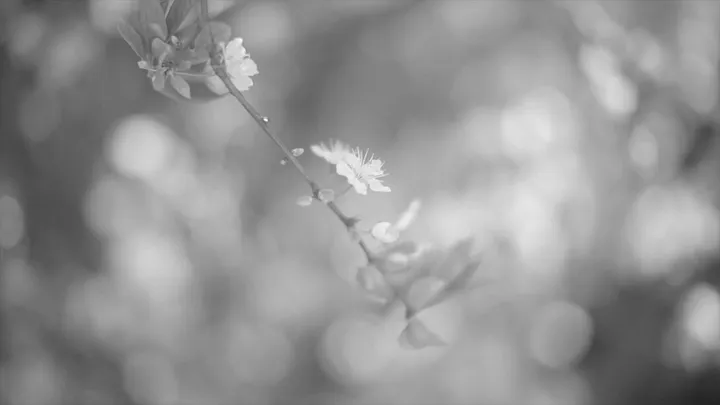
#> input picture IP/ISE/flower.webp, 720 x 405 px
$ jupyter execute Untitled.ipynb
#> lines starting #> are read from the running program, lines starting #| are printed output that depends on the picture
# Problem 1

[cell 1]
import numpy as np
import matplotlib.pyplot as plt

[cell 2]
image_path = 'flower.webp'

[cell 3]
# Load the image
img = plt.imread(image_path)
#> img is the input picture: shape (405, 720, 3); mean R, G, B 146.8, 146.7, 146.8

[cell 4]
# Convert the image to grayscale if it's in color
if len(img) == 3:
    img = np.mean(img, axis=2)

[cell 5]
# Calculate the histogram of the original image
original_hist, bins = np.histogram(img.flatten(), bins=256, range=(0, 256))
#> original_hist = 256 values, max 14880 at index 158, min 0 at index 0, mean 3417.2; bins = 257 values from 0 to 256

[cell 6]
# Calculate the cumulative distribution function (CDF)
cdf = original_hist.cumsum()
#> cdf = 256 values from 0 to 874800

[cell 7]
# Normalize the CDF ot be in the range [0, 255]
cdf_normalized = ((cdf - cdf.min()) * 255) / (cdf.max() - cdf.min())
#> cdf_normalized = 256 values from 0 to 255

[cell 8]
# Map the values in the original image to their corresponding values in the equalized image
equalized_matrix = cdf_normalized[img.astype(int)]
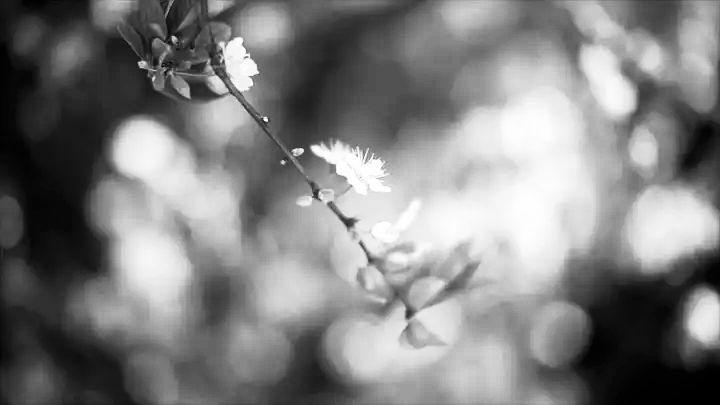
#> equalized_matrix: shape (405, 720, 3) float64; mean R, G, B 128.7, 128.7, 128.7

[cell 9]
# Convert the equalized matrix back to an image
equalized_img = equalized_matrix.astype(np.uint8)

[cell 10]
# Calculate the histogram of the equalized image
equalized_hist, _ = np.histogram(equalized_img.flatten(), bins=256, range=(0, 256))
#> equalized_hist = 256 values, max 14880 at index 154, min 0 at index 6, mean 3417.2

[cell 11]
# Calculate teh cumulative distribution function (CDF)
equalized_cdf = equalized_hist.cumsum()
#> equalized_cdf = 256 values from 3198 to 874800

[cell 12]
# Normalize the CDF to be in the range [0, 255]
equalized_cdf_normalized = ((equalized_cdf - equalized_cdf.min()) * 255) / (equalized_cdf.max() - equalized_cdf.min())
#> equalized_cdf_normalized = 256 values from 0 to 255

[cell 13]
# Plot the images
# Plot the original image and its histogram
plt.figure(figsize=(12, 6))
plt.subplot(2, 3, 1)
plt.imshow(img, cmap='gray')
plt.title('Original Image')
plt.axis('off')

plt.subplot(2, 3, 2)
plt.plot(original_hist, color='b')
plt.title('Original Histogram')

# Plot the cumulative distribution function (CDF)
plt.subplot(2, 3, 3)
plt.plot(cdf, color='r')
plt.title('CDF of Original Image')

# Plot the equalized image and its histogram
plt.subplot(2, 3, 4)
plt.imshow(equalized_img, cmap='gray')
plt.title('Equalized Image')
plt.axis('off')

plt.subplot(2, 3, 5)
plt.plot(equalized_hist, color='b')
plt.title('Equalized Histogram')

# Plot the normalized cumulative distribution function (CDF)
plt.subplot(2, 3, 6)
plt.plot(equalized_cdf_normalized, color='r')
plt.title('CDF of Equalized Image')


plt.tight_layout()
plt.show()
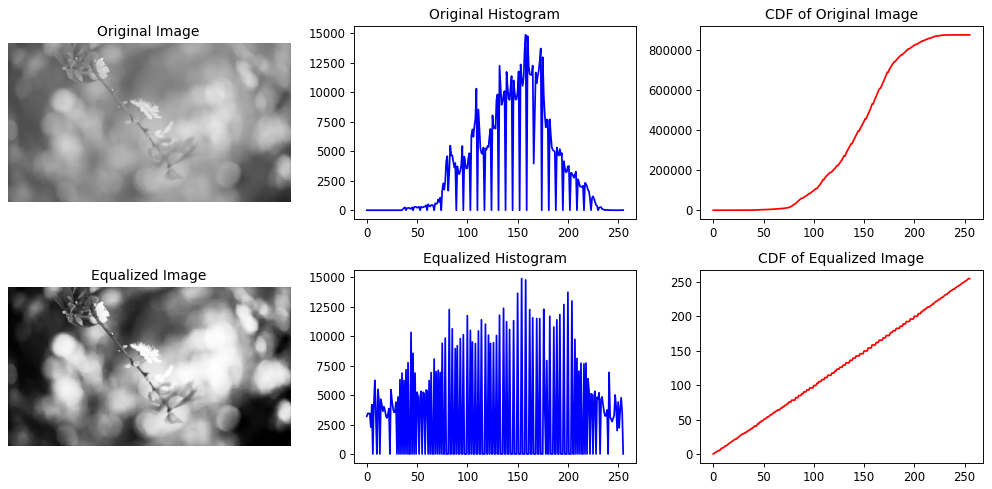
#> figure drawn by matplotlib, 6 panels; panel 2: curve peaks at x = 158, y = 14880; panel 3: curve peaks at x = 255, y = 874800; panel 5: curve peaks at x = 154, y = 14880; panel 6: curve peaks at x = 255, y = 255

# Problem 2

[cell 14]
import numpy as np
import cv2
import matplotlib.pyplot as plt

[cell 15]
image = cv2.imread('image.jpeg')
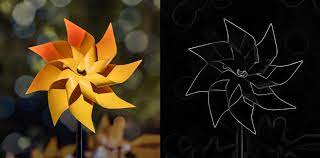
#> input picture IP/ISE/image.jpeg, 320 x 158 px
#> image is the input picture: shape (158, 320, 3); mean B, G, R 23.2, 40.9, 52.6

[cell 16]
kernel = np.array([
    [-1, -1, -1],
    [-1, 8, -1],
    [-1, -1, -1]
])

[cell 17]
convolved_image = cv2.filter2D(image, -1, kernel)
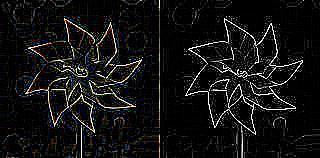
#> convolved_image: shape (158, 320, 3); mean B, G, R 18.2, 18.6, 18.8

[cell 18]
plt.figure(figsize=(30, 15))
plt.subplot(1, 2, 1)
plt.title("Original Image")
plt.imshow(image)
plt.subplot(1, 2, 2)
plt.title("Convolved Image")
plt.imshow(convolved_image)
plt.show()
#> figure, not shown here; B, G, R data is drawn as R, G, B

# Problem 3

[cell 19]
import cv2
import numpy as np
import matplotlib.pyplot as plt

# Load an image
image = cv2.imread('./flower.webp', cv2.IMREAD_GRAYSCALE)
#> image: shape (405, 720); min 35, max 255, mean 146.7

# Define scaling parameters for linear transformation
alpha = .3
beta = 1

# Apply linear transformation
linear_transformed_image = cv2.convertScaleAbs(image, alpha=alpha, beta=beta)
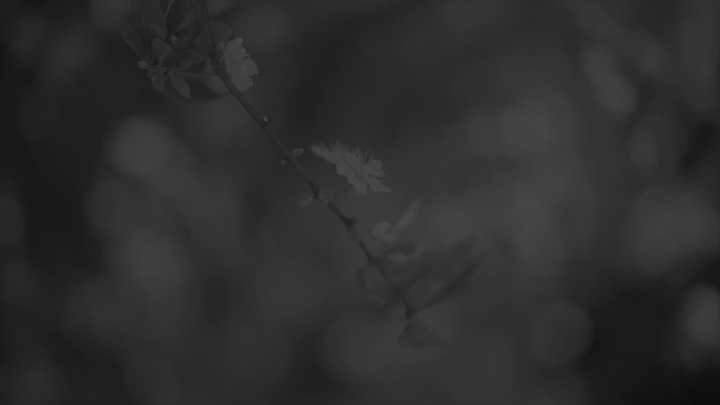
#> linear_transformed_image: shape (405, 720); min 12, max 78, mean 45.1

# Display the original and transformed images side by side
plt.figure(figsize=(10, 5))
plt.subplot(1, 2, 1)
plt.title('Original Image')
plt.imshow(image, cmap='gray')

plt.subplot(1, 2, 2)
plt.title('Linear Transformed Image')
plt.imshow(linear_transformed_image, cmap='gray')

plt.show()

[cell 20]
import cv2
import numpy as np

# Load an image
image = cv2.imread('./flower.webp', cv2.IMREAD_GRAYSCALE)

# Define the gamma value (typically between 0.1 and 3.0)
gamma = 1.5

# Apply gamma correction
gamma_corrected_image = np.power(image / 255.0, gamma) * 255.0
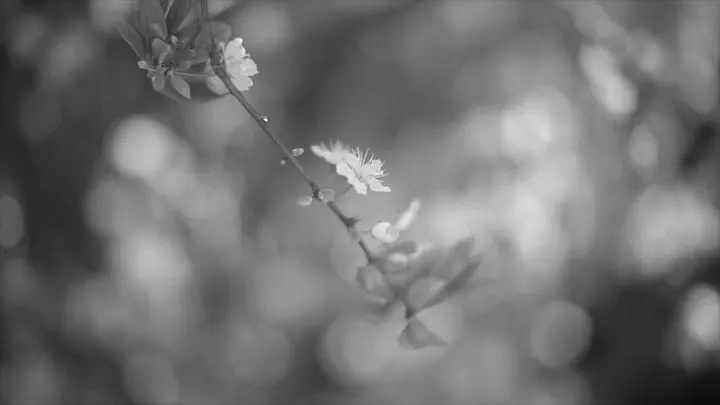
#> gamma_corrected_image: shape (405, 720) float64; min 12.97, max 255, mean 113.7

# Convert to uint8 data type
gamma_corrected_image = np.uint8(gamma_corrected_image)

# Save the output image
cv2.imwrite('gamma_corrected_image.jpg', gamma_corrected_image)


# Display the original and transformed images side by side
plt.figure(figsize=(10, 5))
plt.subplot(1, 2, 1)
plt.title('Original Image')
plt.imshow(image, cmap='gray')

plt.subplot(1, 2, 2)
plt.title('Power-Law Transformed Image')
plt.imshow(gamma_corrected_image, cmap='gray')

plt.show()

[cell 21]
import cv2
import numpy as np

# Load an image
image = cv2.imread('./flower.webp', cv2.IMREAD_GRAYSCALE)

# Define a constant for the logarithmic transformation
c = 1  # Adjust this value to control the effect

# Apply logarithmic transformation
log_transformed_image = c * np.log1p(image)
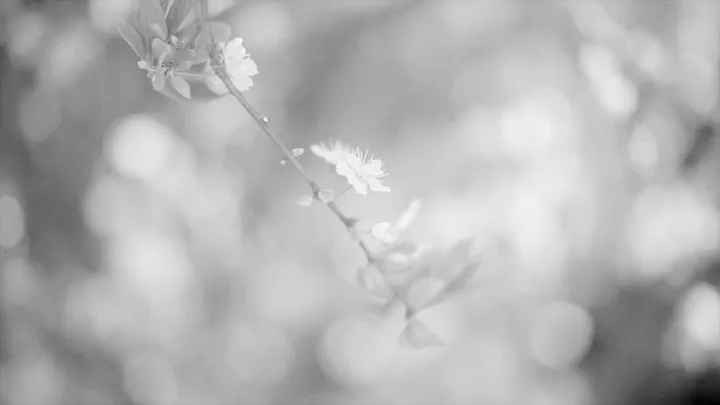
#> log_transformed_image: shape (405, 720) float16; min 3.58, max 5.55, mean 4.96; drawn with min black and max white

# Scale the values to the 0-255 range
log_transformed_image = ((log_transformed_image - np.min(log_transformed_image)) / (np.max(log_transformed_image) - np.min(log_transformed_image))) * 255

# Convert to uint8 data type
log_transformed_image = np.uint8(log_transformed_image)

# Save the output image
cv2.imwrite('log_transformed_image.jpg', log_transformed_image)


# Display the original and transformed images side by side
plt.figure(figsize=(10, 5))
plt.subplot(1, 2, 1)
plt.title('Original Image')
plt.imshow(image, cmap='gray')

plt.subplot(1, 2, 2)
plt.title('Logarithmically Transformed Image')
plt.imshow(log_transformed_image, cmap='gray')

plt.show()
